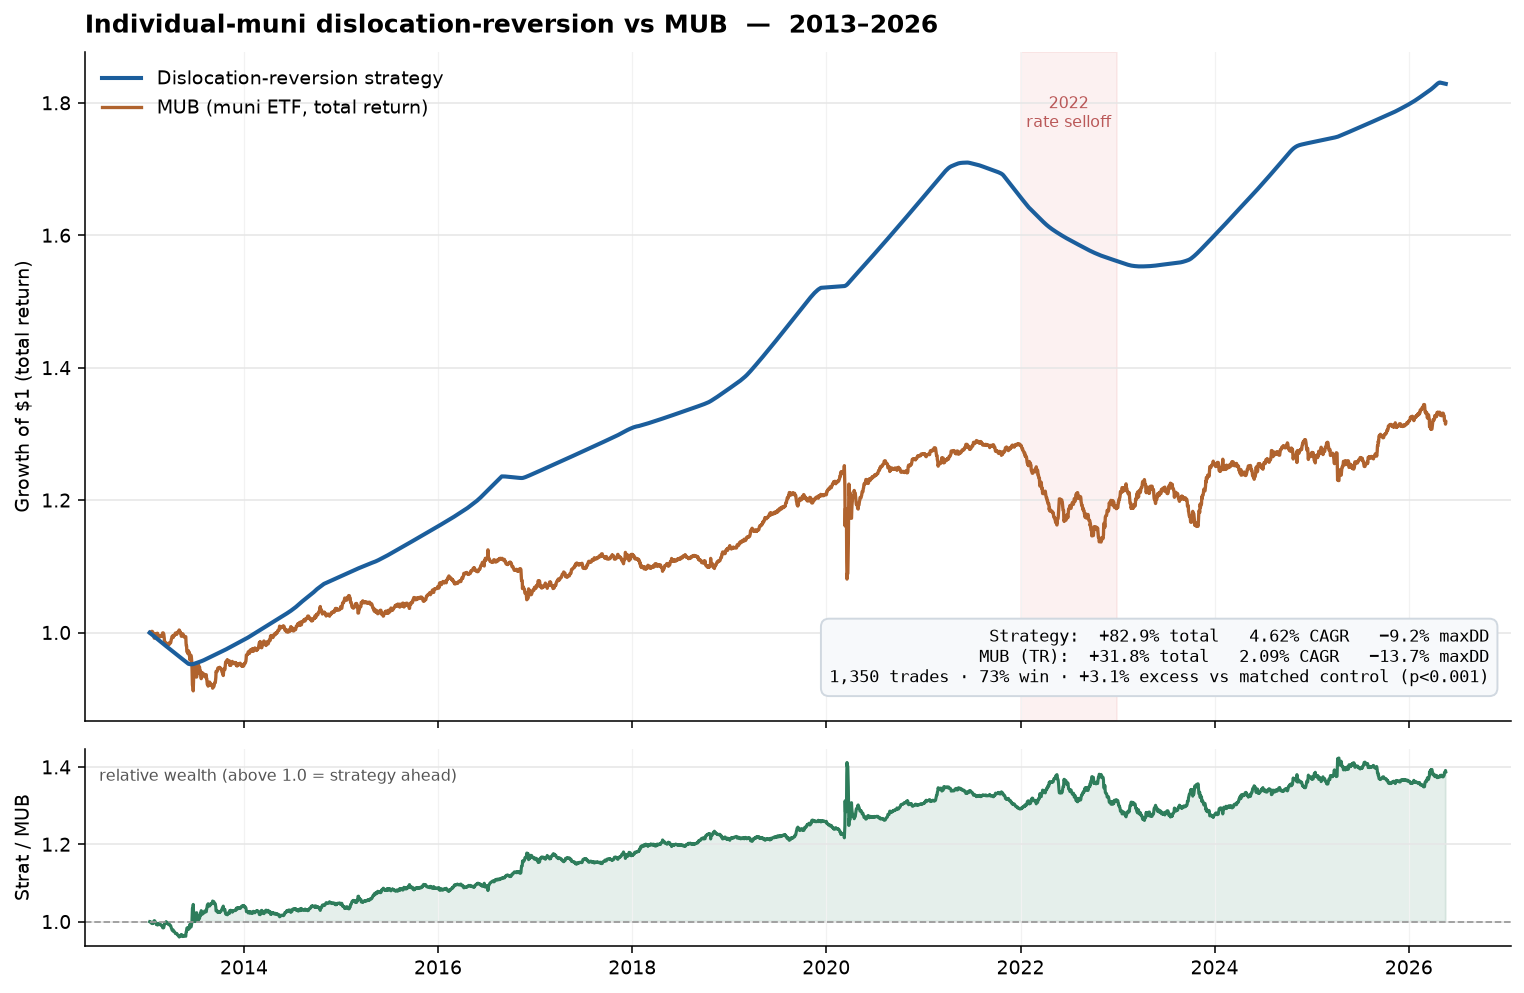

Reproduce this figure in Python.
"""Portfolio equity curve for the dislocation-reversion strategy vs MUB.

Model: an equal-weight portfolio of all currently-open positions; each
trade's realized entry->exit total return (coupon credited) is spread
geometrically across its holding days, and the daily portfolio return is
the mean across open positions (cash, 0%, when none are open). Compounded
from the first entry to the last exit and compared to MUB total return
(adjusted close) over the identical window.

Honesty note: individual munis do not print daily, so spreading each
trade's return linearly across its ~1y hold SMOOTHS intra-trade
volatility and understates the true mark-to-market drawdown. Total return
and CAGR are realized (real entry/exit prints + coupon); the path
smoothness is optimistic. MUB is a daily-priced ETF and shows its true
jaggedness.

Writes research/equity_curve.png.
"""

from __future__ import annotations

import sys
from pathlib import Path

import matplotlib
matplotlib.use("Agg")
import matplotlib.pyplot as plt  # noqa: E402
import numpy as np  # noqa: E402
import pandas as pd  # noqa: E402

sys.path.insert(0, str(Path(__file__).resolve().parent))
import backtest as bt  # noqa: E402
from strategies import FACTORIES  # noqa: E402

ROOT = Path(__file__).resolve().parents[1]
DISCOUNT = 3.0
START = pd.Timestamp("2013-01-01")
DATA_END = pd.Timestamp("2026-07-08")


def build_curve():
    panel = pd.read_parquet(ROOT / "data" / "panel_daily.parquet")
    uni = (pd.read_csv(ROOT / "data" / "universe" / "universe.csv.gz")
           .drop_duplicates("six").set_index("six"))
    bonds = bt.prepare(panel, uni["coupon"])
    fn = FACTORIES["price_discount"](discount=DISCOUNT)
    fills = bt.run_signal(bonds, fn, min_hold=365, max_hold=455,
                          date_lo=START, date_hi=DATA_END - pd.Timedelta(days=455))
    start = min(f.entry_date for f in fills)
    end = max(f.exit_date for f in fills)
    days = pd.date_range(start, end, freq="D")
    di = {d: i for i, d in enumerate(days)}
    sret = np.zeros(len(days))
    cnt = np.zeros(len(days))
    for f in fills:
        if f.hold_days <= 0:
            continue
        dr = (1 + f.ret) ** (1.0 / f.hold_days) - 1
        i0, i1 = di[f.entry_date], di[f.exit_date]
        sret[i0:i1] += dr
        cnt[i0:i1] += 1
    port_daily = np.where(cnt > 0, sret / np.where(cnt > 0, cnt, 1), 0.0)
    eq = np.cumprod(1 + port_daily)
    mub = (pd.read_csv(ROOT / "data" / "mub_daily.csv.gz", parse_dates=["date"])
           .sort_values("date").set_index("date")["adjclose"]
           .reindex(days).ffill())
    mub_eq = (mub / mub.iloc[0]).to_numpy()
    return days, eq, mub_eq, len(fills)


def stats(e, days):
    yrs = (days[-1] - days[0]).days / 365.25
    peak = np.maximum.accumulate(e)
    return e[-1] ** (1 / yrs) - 1, (e / peak - 1).min(), e[-1] - 1


def main():
    days, eq, mub_eq, nfills = build_curve()
    sc, sd, st = stats(eq, days)
    mc, md, mt = stats(mub_eq, days)

    fig, (ax, ax2) = plt.subplots(2, 1, figsize=(11, 7.2),
                                  height_ratios=[3.4, 1], sharex=True)
    fig.patch.set_facecolor("white")
    STR, MUB = "#1b5e9c", "#b0632e"
    ax.plot(days, eq, color=STR, lw=2.1, zorder=3,
            label="Dislocation-reversion strategy")
    ax.plot(days, mub_eq, color=MUB, lw=1.7, zorder=2,
            label="MUB (muni ETF, total return)")
    ax.axvspan(pd.Timestamp("2022-01-01"), pd.Timestamp("2022-12-31"),
               color="#d94040", alpha=0.07, zorder=0)
    ax.text(pd.Timestamp("2022-07-01"), eq.max() * 0.99, "2022\nrate selloff",
            ha="center", va="top", fontsize=8, color="#a33", alpha=0.8)
    for a in (ax, ax2):
        a.set_facecolor("white")
        for s in ("top", "right"):
            a.spines[s].set_visible(False)
        a.grid(True, axis="y", color="#e6e6e6", lw=0.8)
        a.grid(True, axis="x", color="#f2f2f2", lw=0.6)
    ax.set_ylabel("Growth of $1 (total return)")
    ax.legend(loc="upper left", frameon=False, fontsize=10)
    ax.set_title("Individual-muni dislocation-reversion vs MUB  —  2013–2026",
                 fontsize=13, fontweight="bold", loc="left", pad=10)
    txt = (f"Strategy:  {st*100:+.1f}% total   {sc*100:.2f}% CAGR   {sd*100:.1f}% maxDD\n"
           f"MUB (TR):  {mt*100:+.1f}% total   {mc*100:.2f}% CAGR   {md*100:.1f}% maxDD\n"
           f"{nfills:,} trades  ·  73% win  ·  +3.1% excess vs matched control (p<0.001)")
    ax.text(0.985, 0.05, txt, transform=ax.transAxes, ha="right", va="bottom",
            fontsize=8.5, family="DejaVu Sans Mono",
            bbox=dict(boxstyle="round,pad=0.5", fc="#f7f9fb", ec="#d0d8e0"))
    rel = eq / mub_eq
    ax2.plot(days, rel, color="#2e7d5b", lw=1.6)
    ax2.axhline(1.0, color="#999", lw=0.9, ls="--")
    ax2.fill_between(days, 1.0, rel, where=rel >= 1, color="#2e7d5b", alpha=0.12)
    ax2.set_ylabel("Strat / MUB")
    ax2.text(0.01, 0.9, "relative wealth (above 1.0 = strategy ahead)",
             transform=ax2.transAxes, fontsize=8, color="#555", va="top")
    fig.tight_layout()
    out = ROOT / "research" / "equity_curve.png"
    fig.savefig(out, dpi=140, bbox_inches="tight", facecolor="white")
    print(f"wrote {out}")
    print(f"strategy {st*100:+.1f}% / MUB {mt*100:+.1f}% over "
          f"{(days[-1]-days[0]).days/365.25:.1f}y")


if __name__ == "__main__":
    main()
